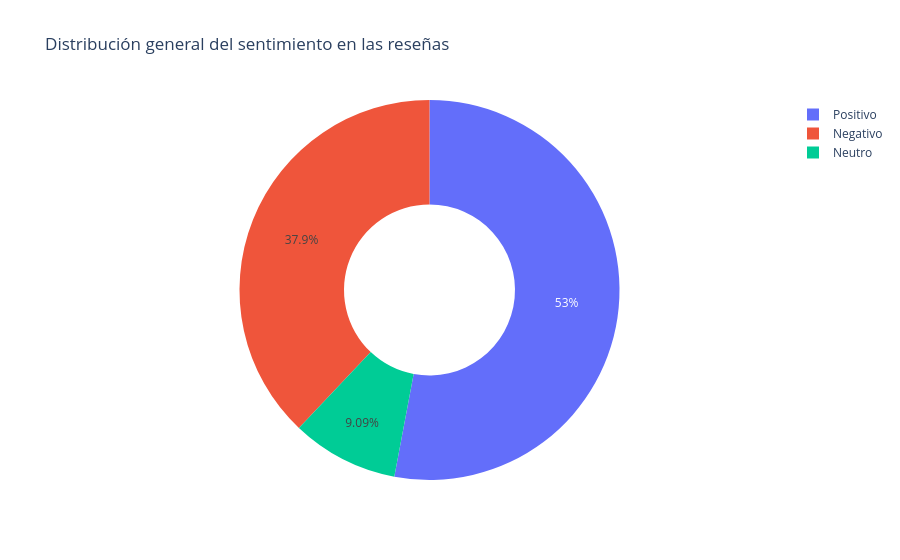

Notebook cell for this chart:
### Code cell
fig = px.pie(
    sentiment_distribution,
    names="Sentimiento",
    values="Cantidad",
    hole=0.45,
    title="Distribución general del sentimiento en las reseñas"
)

fig.show()

### Figure 1 — Plotly figure (JSON) as saved in the notebook; plotly's stock layout.template omitted (floating-point values rounded to 4 significant figures)
{"data": [{"domain": {"x": [0, 1], "y": [0, 1]}, "hole": 0.45, "hovertemplate": "Sentimiento=%{label}<br>Cantidad=%{value}<extra></extra>", "labels": ["Positivo", "Negativo", "Neutro"], "legendgroup": "", "name": "", "showlegend": true, "type": "pie", "values": [21615, 15484, 3710]}], "layout": {"legend": {"tracegroupgap": 0}, "title": {"text": "Distribución general del sentimiento en las reseñas"}}}
